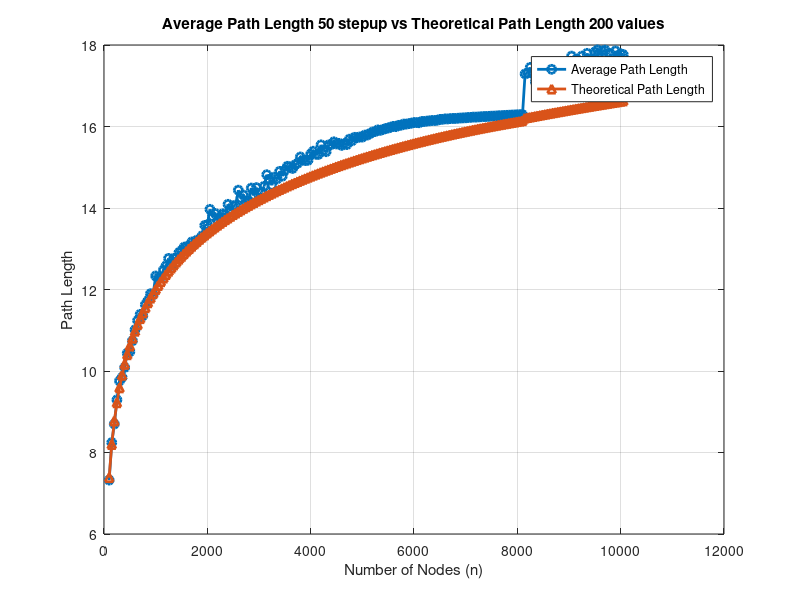

Recreate this plot in MATLAB.
% Provided data
data = [
    100, 7.323, 7.384960103786868;
    150, 8.244, 8.198057979789274;
    200, 8.699, 8.774960103786867;
    250, 9.292, 9.2224401556803;
    300, 9.757, 9.588057979789273;
    350, 9.843, 9.897183445446936;
    400, 10.087, 10.164960103786868;
    450, 10.437, 10.401155855791682;
    500, 10.472, 10.6124401556803;
    550, 10.741, 10.80357005369271;
    600, 11.011, 10.978057979789275;
    650, 11.239, 11.138571312002986;
    700, 11.391, 11.287183445446937;
    750, 11.354, 11.42553803168271;
    800, 11.629, 11.554960103786867;
    850, 11.729, 11.676533453124842;
    900, 11.897, 11.791155855791681;
    950, 11.871, 11.899579347473452;
    1000, 12.332, 12.0024401556803;
    1050, 12.287, 12.100281321449344;
    1100, 12.301, 12.19357005369271;
    1150, 12.479, 12.282711222706114;
    1200, 12.58, 12.368057979789272;
    1250, 12.764, 12.449920207573735;
    1300, 12.579, 12.528571312002985;
    1350, 12.763, 12.604253731794088;
    1400, 12.777, 12.677183445446936;
    1450, 12.905, 12.747553687014193;
    1500, 12.954, 12.815538031682708;
    1550, 13.039, 12.881292975224625;
    1600, 13.051, 12.944960103786867;
    1650, 13.07, 13.006667929695118;
    1700, 13.167, 13.066533453124837;
    1750, 13.138, 13.12466349734037;
    1800, 13.212, 13.181155855791683;
    1850, 13.224, 13.236100282011108;
    1900, 13.32, 13.289579347473452;
    1950, 13.573, 13.341669188005394;
    2000, 13.591, 13.3924401556803;
    2050, 13.968, 13.441957390206001;
    2100, 13.792, 13.490281321449343;
    2150, 13.868, 13.537468112822785;
    2200, 13.697, 13.583570053692709;
    2250, 13.766, 13.628635907685114;
    2300, 13.858, 13.672711222706116;
    2350, 13.835, 13.715838607618785;
    2400, 14.091, 13.758057979789275;
    2450, 13.92, 13.799406787107005;
    2500, 14.051, 13.839920207573734;
    2550, 14.069, 13.879631329127246;
    2600, 14.438, 13.918571312002985;
    2650, 14.243, 13.956769535629713;
    2700, 14.317, 13.994253731794087;
    2750, 14.14, 14.031050105586143;
    2800, 14.169, 14.067183445446936;
    2850, 14.49, 14.102677223475856;
    2900, 14.303, 14.137553687014192;
    2950, 14.501, 14.171833942399823;
    3000, 14.245, 14.205538031682705;
    3050, 14.385, 14.238685002999278;
    3100, 14.534, 14.271292975224624;
    3150, 14.817, 14.303379197451749;
    3200, 14.703, 14.334960103786868;
    3250, 14.558, 14.366051363896416;
    3300, 14.759, 14.396667929695118;
    3350, 14.715, 14.42682407852317;
    3400, 14.9, 14.45653345312484;
    3450, 14.781, 14.485809098708524;
    3500, 14.924, 14.51466349734037;
    3550, 15.024, 14.543108599898373;
    3600, 15.01, 14.571155855791682;
    3650, 14.97, 14.598816240630091;
    3700, 15.061, 14.626100282011107;
    3750, 15.099, 14.653018083576141;
    3800, 15.253, 14.679579347473451;
    3850, 15.179, 14.70579339535278;
    3900, 15.163, 14.731669188005393;
    3950, 15.172, 14.75721534375304;
    4000, 15.324, 14.7824401556803;
    4050, 15.394, 14.807351607796496;
    4100, 15.318, 14.831957390206;
    4150, 15.314, 14.856264794137294;
    4200, 15.55, 14.880280688417442;
    4250, 15.419, 14.904011458454453;
    4300, 15.381, 14.927463165224846;
    4350, 15.548, 14.95064150176057;
    4400, 15.557, 14.973551863347297;
    4450, 15.625, 14.996199551869422;
    4500, 15.571, 15.018589785632014;
    4550, 15.587, 15.040727674994158;
    4600, 15.536, 15.062618273398314;
    4650, 15.581, 15.084266629189976;
    4700, 15.556, 15.10567760441702;
    4750, 15.689, 15.126855101732635;
    4800, 15.648, 15.14780298385754;
    4850, 15.735, 15.1685249405617;
    4900, 15.724, 15.189024513415335;
    4950, 15.744, 15.209305146761268;
    5000, 15.74, 15.229369162421896;
    5050, 15.79, 15.249219729553916;
    5100, 15.79, 15.26885991314045;
    5150, 15.828, 15.288292565976125;
    5200, 15.865, 15.307520394648124;
    5250, 15.876, 15.32654694243553;
    5300, 15.917, 15.34537560707706;
    5350, 15.905, 15.364009617579236;
    5400, 15.927, 15.382452039116375;
    5450, 15.95, 15.400706783231092;
    5500, 15.963, 15.41877660781179;
    5550, 15.983, 15.436664103199093;
    5600, 16.004, 15.454371722569714;
    5650, 15.996, 15.47190175137582;
    5700, 16.029, 15.48925633368846;
    5750, 16.031, 15.506437468112823;
    5800, 16.06, 15.523447015741424;
    5850, 16.058, 15.54028656109816;
    5900, 16.071, 15.55695749479872;
    5950, 16.082, 15.57346104106465;
    6000, 16.098, 15.589798250410677;
    6050, 16.096, 15.605970041640148;
    6100, 16.092, 15.621977189234237;
    6150, 16.124, 15.6378213159512;
    6200, 16.122, 15.653503886553075;
    6250, 16.133, 15.66902622567113;
    6300, 16.138, 15.684389532897394;
    6350, 16.148, 15.699595888845436;
    6400, 16.147, 15.714646254283624;
    6450, 16.154, 15.729542491361833;
    6500, 16.175, 15.744286362665324;
    6550, 16.176, 15.758879525149916;
    6600, 16.187, 15.773323547131648;
    6650, 16.185, 15.787620896716946;
    6700, 16.193, 15.801773034796722;
    6750, 16.198, 15.815781378805558;
    6800, 16.197, 15.829647305785123;
    6850, 16.203, 15.843372145849057;
    6900, 16.208, 15.85695717446411;
    6950, 16.211, 15.870403618416073;
    7000, 16.214, 15.883712657688546;
    7050, 16.221, 15.896885433814834;
    7100, 16.225, 15.909922053926007;
    7150, 16.231, 15.92282359174101;
    7200, 16.23, 15.935590084679325;
    7250, 16.235, 15.948222544851134;
    7300, 16.239, 15.960722958110433;
    7350, 16.244, 15.973092274984693;
    7400, 16.245, 15.985331397693857;
    7450, 16.25, 15.997441191292357;
    7500, 16.254, 16.009422485822846;
    7550, 16.255, 16.021276070429417;
    7600, 16.26, 16.03300270122227;
    7650, 16.264, 16.044603094243694;
    7700, 16.266, 16.056078926330158;
    7750, 16.271, 16.067430833072987;
    7800, 16.275, 16.07865941264241;
    7850, 16.278, 16.089765229536086;
    7900, 16.281, 16.10074880758529;
    7950, 16.284, 16.11161063263953;
    8000, 16.287, 16.1223512673564;
    8050, 16.29, 16.132971149012195;
    8100, 16.293, 16.14347079355399;
      8150, 17.291, 16.20969223816806;
    8200, 17.314, 16.221957390206;
    8250, 17.451, 16.234147981588546;
    8300, 17.297, 16.24626491335909;
    8350, 17.098, 16.258309070325797;
    8400, 17.295, 16.270281321449342;
    8450, 16.964, 16.2821825202191;
    8500, 17.351, 16.29401350501827;
    8550, 17.57, 16.305775099478264;
    8600, 17.217, 16.31746811282278;
    8650, 17.507, 16.32909334020191;
    8700, 17.175, 16.3406515630166;
    8750, 17.356, 16.3521435492338;
    8800, 17.465, 16.36357005369271;
    8850, 17.067, 16.37493181840223;
    8900, 17.527, 16.38622957283016;
    8950, 17.421, 16.397464034184182;
    9000, 17.468, 16.408635907685113;
    9050, 17.728, 16.41974588683252;
    9100, 17.588, 16.430794653663053;
    9150, 17.652, 16.441782879001686;
    9200, 17.438, 16.452711222706114;
    9250, 17.728, 16.46358033390454;
    9300, 17.358, 16.47439085122703;
    9350, 17.796, 16.48514340303068;
    9400, 17.643, 16.49583860761878;
    9450, 17.484, 16.506477073454157;
    9500, 17.827, 16.517059399366882;
    9550, 17.879, 16.527586174756557;
    9600, 17.504, 16.538057979789272;
    9650, 17.854, 16.548475385589498;
    9700, 17.873, 16.558838954426975;
    9750, 17.518, 16.569149239898827;
    9800, 17.79, 16.579406787107008;
    9850, 17.4, 16.589612132831228;
    9900, 17.856, 16.599765805697523;
    9950, 17.733, 16.609868326342536;
    10000, 17.786, 16.619920207573735;
    10050, 17.765, 16.629921954525575;

];

% Extracting data columns
n = data(:, 1);
avgPathLength = data(:, 2);
theoreticalPathLength = data(:, 3);

% Plot
figure;
plot(n, avgPathLength, 'o-', 'LineWidth', 2, 'DisplayName', 'Average Path Length');
hold on;
plot(n, theoreticalPathLength, '^-', 'LineWidth', 2, 'DisplayName', 'Theoretical Path Length');
xlabel('Number of Nodes (n)');
ylabel('Path Length');
title('Average Path Length 50 stepup vs Theoretical Path Length 200 values');
legend('Average Path Length', 'Theoretical Path Length');
grid on;